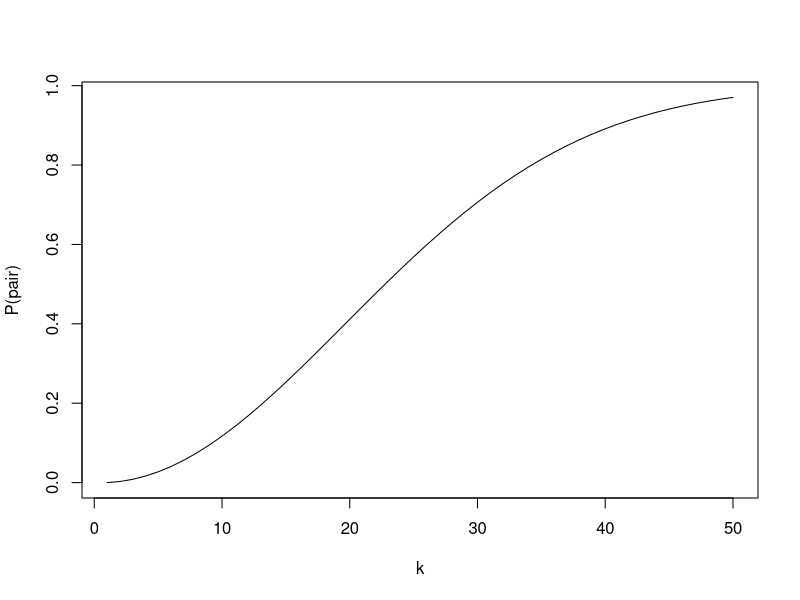

Generate this figure with R:
# R Code for Chapter 1
# MATH 241, Fall 2026
# by: Jericho Lawson

#### Vectors and Data Frames ####

# To create a vector
x = c(1, 2, 4, 5)

# Types of vectors
c(1, 2, 3, 4, 5)      # double
c("a", "b", "c", "d") # character
c(T, F, F, T)         # logical

#### Basic Functions and Functionality ####

# Example of a function
mean(x)

# Tabulation of values
table(x) 

# For repeating values
rep(-1, 50) # value to repeat, number of repeats

# For sequence of numbers
1:50
seq(1, 50, 2)

# Basic calculations
3 + 4
c(2, 3) + c(6, 4)

#### sample function ####

# Used to sample from all possible outcomes
sample(x = c(rep("green", 7), rep("blue", 3), rep("red", 6), rep("purple", 4)), 
       size = 1, 
       replace = FALSE)

# x: Possible outcomes (from S)
# size: Number of trials
# replace: sample with replacement (TRUE) or without (FALSE)
# prob: probability of picking an outcome

# For later: can assign probabilities to getting an outcome

sample(x = c("green", "blue", "red", "purple"), 
       size = 1, 
       replace = FALSE, 
       prob = c(7/20, 3/20, 6/20, 4/20))

#### Number of Outcomes ####

# Let n = 10, k = 4

# Combination (sampling without replacement, no order)
choose(10, 4)

# Permutation (sampling without replacement, order)
factorial(10) / factorial(10 - 4)

# Sampling with replacement, no order
choose(10 + 4 - 1, 4)

# Sampling with replacement, order
10^4

#### Birthday Paradox ####

# The textbook goes through one way of getting solution, I'll go through my way.
# Because of the computational nature of the problem, a for-loop can be useful
# here for this single calculation. Here, we set an initial probability of 1
# and a vector of 50 probabilities with -1 as a placeholder. We want to track
# the probability of at least two people sharing the same birthday as we go
# from a class size of 1 to 50.

# We show the use of a for loop, which will allow us to solve the probability
# of no people sharing the same birthday, which is updated. We will also
# find the probability of at least two people sharing the same birthday at
# that value of k. We go from 365 to 316 -- equivalent to going from 1 to 50 for
# k. We set it up as such to make sure the indexing tracks as we make the
# calculations.

prob0 = 1
prob2 = rep(-1, 50)
for (i in 365:316){
  prob0 = prob0 * i / 365
  prob2[366 - i] = 1 - prob0
}

# We can now plot this probability as k increases
plot(1:50, prob2, type = "l", xlab = "k", ylab = "P(pair)")

# And we can look at these probabilities for specific values of k 
prob2[23]
prob2[seq(10, 50, 10)]

#### Aside: d, p, q, r prob Functions ####

# We will talk about this in later chapters, but to solve probability questions,
# we will use a family of R functions, with the following prefixes:

# - d___(): Used for exact probabilities for some input x with dist. ___
# - p___(): Used for cumulative probabilities for some input x with dist. ___
# - q___(): Used to find x for which the qth percentile occurs at with dist. ___
# - r___(): Used to randomize n number of observations with dist. ___

# There is one for the birthday paradox. To find the probability of at least
# two people sharing the same birthday in a classroom of k people, we can use:
pbirthday(23)
